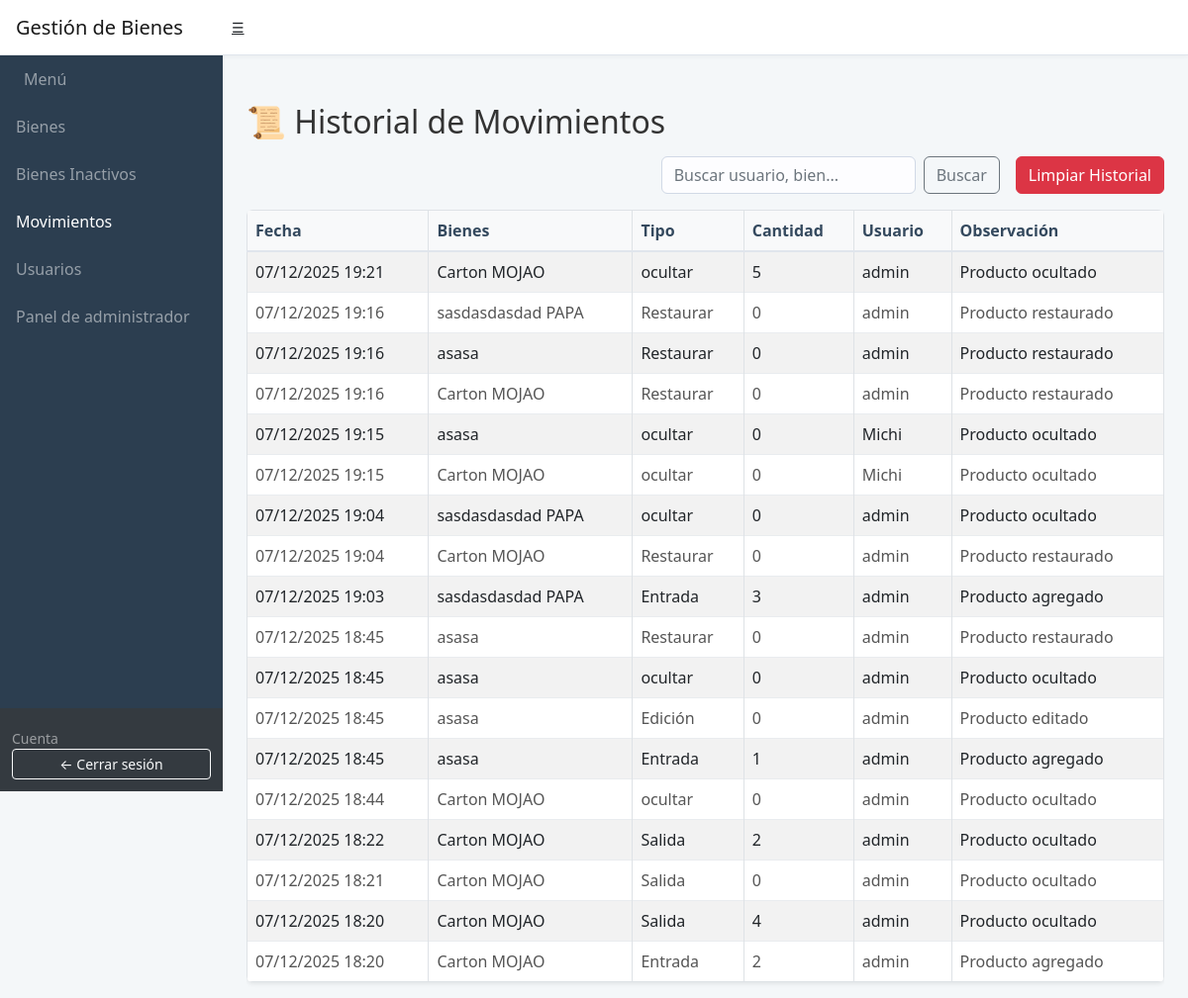
Page /inventario/historial/ (signed in) on the committed database.
### inventario/models.py (models this page shows, shortened)
class Movimiento(models.Model):
    producto = models.ForeignKey(Producto, on_delete=models.PROTECT, null=True)
    tipo_movimiento = models.ForeignKey(TipoMovimiento, on_delete=models.CASCADE)
    cantidad = models.PositiveIntegerField()
    usuario = models.ForeignKey(User, on_delete=models.SET_NULL, null=True)
    observacion = models.TextField(blank=True, null=True)
    fecha = models.DateTimeField(auto_now_add=True)

class Producto(models.Model):
    nombre = models.CharField(max_length=100)
    cantidad = models.IntegerField(default=0)
    codigo = models.CharField(max_length=100, blank=True, null=True)        # CODIGO
    num_de_bien = models.CharField(max_length=100, blank=True, null=True)   # NumDeBien
    descripcion = models.TextField(blank=True, null=True)
    cod_bien = models.CharField(max_length=100, blank=True, null=True)      # CodBien
    concepto = models.TextField(blank=True, null=True)
    valor_unitario = models.DecimalField(max_digits=12, decimal_places=2, default=Decimal('0.00'))
    cantidad_obj = models.ForeignKey(Cantidad, on_delete=models.SET_NULL, null=True, blank=True, related_name='productos')
    codigo_obj = models.ForeignKey(Codigo, on_delete=models.SET_NULL, null=True, blank=True, related_name='productos')
    num_de_bien_obj = models.ForeignKey(NumeroDeBien, on_delete=models.SET_NULL, null=True, blank=True, related_name='productos')
    descripcion_obj = models.ForeignKey(Descripcion, on_delete=models.SET_NULL, null=True, blank=True, related_name='productos')
    cod_bien_obj = models.ForeignKey(CodBien, on_delete=models.SET_NULL, null=True, blank=True, related_name='productos')
    concepto_obj = models.ForeignKey(Concepto, on_delete=models.SET_NULL, null=True, blank=True, related_name='productos')
    valor_unitario_obj = models.ForeignKey(ValorUnitario, on_delete=models.SET_NULL, null=True, blank=True, related_name='productos')
    fecha_agregado = models.DateTimeField(auto_now_add=True)
    activo = models.BooleanField(default=True)
    deleted_at = models.DateTimeField(null=True, blank=True)

class TipoMovimiento(models.Model):
    TIPO_CHOICES = [
        ('entrada', 'Entrada'),
        ('salida', 'Salida'),
        ('edicion', 'Edición'),
        ('INACTIVO', 'Salida'),
        ('restaurar', 'Restaurar'),
    ]
    tipo = models.CharField(max_length=20, choices=TIPO_CHOICES, unique=True)

### inventario/views.py (the view, shortened to what this page needs)
# urls.py: path('historial/', views.historial_view, name='historial'),
@login_required
def historial_view(request):
    query = request.GET.get('q', '')
    if not request.user.is_superuser:
        movimientos = Movimiento.objects.filter(usuario=request.user).select_related('producto', 'usuario', 'tipo_movimiento').order_by('-fecha')
    else:
        movimientos = Movimiento.objects.all().select_related('producto', 'usuario', 'tipo_movimiento').order_by('-fecha')
    context = {
        'movimientos': movimientos,
        'current_query': query,
    }
    return render(request, 'historial.html', context)

### template/historial.html (shortened to what this page needs)
{% extends 'base.html' %}
{% block content %}
<div class="container-fluid px-4">
    <div id="mainContent" class="mt-4">
        <div class="mt-5">
            <h2 class="mb-3">📜 Historial de Movimientos</h2>
            <div class="d-flex justify-content-end mb-3">
                <form method="get" class="d-flex me-3" style="max-width: 400px;">
                    <input class="form-control me-2" type="search" name="q" placeholder="Buscar usuario, bien..." value="{{ current_query|default:'' }}">
                    <button class="btn btn-outline-secondary" type="submit">Buscar</button>
                </form>
                <form method="post" action="{% url 'limpiar_historial_movimientos' %}" onsubmit="return confirm('¿Estás seguro de que deseas limpiar todo el historial de movimientos? Esta acción no se puede deshacer.');">
                    <button type="submit" class="btn btn-danger">
                         Limpiar Historial
                    </button>
                </form>
            </div>
            <div class="table-responsive">
                <table class="table table-striped table-bordered table-hover rounded shadow-sm">
                    <thead>
                        <tr>
                            <th>Fecha</th>
                            <th>Bienes</th>
                            <th>Tipo</th>
                            <th>Cantidad</th>
                            <th>Usuario</th>
                            <th>Observación</th>
                        </tr>
                    </thead>
                    <tbody>
                        {% for mov in movimientos %}
                        <tr>
                            <td>{{ mov.fecha|date:"d/m/Y H:i" }}</td>
                            <td>
                                {% if mov.producto %}
                                    {{ mov.producto.descripcion|default:"(Sin descripción)" }}
                                {% else %}
                                    (Sin producto asociado)
                                {% endif %}
                            </td>
                            <td>{{ mov.tipo_movimiento.get_tipo_display }}</td>
                            <td>{{ mov.cantidad }}</td>
                            <td>{{ mov.usuario.username }}</td>
                            <td>{{ mov.observacion }}</td>
                        </tr>
                        {% empty %}
                        <tr><td colspan="6">No hay movimientos registrados.</td></tr>
                        {% endfor %}
                    </tbody>
                </table>
            </div>
        </div>
    </div>
</div>
{% endblock %}

### template/base.html (shortened to what this page needs)
{% load static %}
<!DOCTYPE html>
<html lang="es">
<head>
    <link href="{% static 'css/styles.css' %}" rel="stylesheet" />
    <link href="{% static 'css/index.css' %}" rel="stylesheet" />
</head>
<body class="sb-nav-fixed">
    <nav class="sb-topnav navbar navbar-expand navbar-light bg-light">
        <a class="navbar-brand ps-3" href="{% url 'dashboard' %}">Gestión de Bienes</a>
        <button class="btn btn-link btn-sm" id="sidebarToggle">☰</button>
    </nav>
    <div id="layoutSidenav">
        <div id="layoutSidenav_nav">
            {% include '_sidebar.html' %}
        </div>
        <div id="layoutSidenav_content">
            <main>
                {% block content %}
                {% endblock %}
            </main>
        </div>
    </div>
</body>
</html>

### template/_sidebar.html (shortened to what this page needs)
<nav class="sb-sidenav accordion sb-sidenav-dark">
    <div class="sb-sidenav-menu">
        <div class="nav">
            <a class="nav-link {% if request.resolver_match.url_name == 'dashboard' %}active{% endif %}" href="{% url 'dashboard' %}">
                Menú
            </a>
            <a class="nav-link {% if request.resolver_match.url_name == 'inventario' %}active{% endif %}" href="{% url 'inventario' %}">
                Bienes
            </a>
            <a class="nav-link {% if request.resolver_match.url_name == 'bienes_inactivos' %}active{% endif %}" href="{% url 'bienes_inactivos' %}">
                Bienes Inactivos
            </a>
            <a class="nav-link {% if request.resolver_match.url_name == 'historial' %}active{% endif %}" href="{% url 'historial' %}">
                Movimientos
            </a>
            <a class="nav-link {% if request.resolver_match.url_name == 'usuarios_log' %}active{% endif %}" href="{% url 'usuarios_log' %}">
                Usuarios
            </a>
            {% if user.is_staff %}
                <a class="nav-link {% if request.resolver_match.url_name == 'admin_panel' %}active{% endif %}" href="{% url 'admin_panel' %}">Panel de administrador</a>
            {% endif %}
        </div>
    </div>
    <div class="sb-sidenav-footer">
        <div class="small mt-2">Cuenta</div>
        <form id="logout-form" action="{% url 'logout' %}" method="post" class="w-100">
            <button type="submit" class="btn btn-sm btn-outline-light w-100 text-left">← Cerrar sesión</button>
        </form>
    </div>
</nav>

### static/css/index.css (style rules this page uses)
body { background-color: #f4f7f9; color: #333; }
#layoutSidenav_content { background-color: #f4f7f9; }
.table { background-color: #ffffff; border-radius: 0.5rem; overflow: hidden; box-shadow: 0 4px 12px rgba(0, 0, 0, 0.04); }
.table thead th { background-color: #f8f9fa; color: #34495e; font-weight: 600; border-bottom: 2px solid #e0e5ec; border-top: none; }
.table tbody td { color: #555; border-top: 1px solid #e9ecef; vertical-align: middle; }
form .form-control, form .form-select { background-color: #fdfdff; border: 1px solid #d1d9e6; border-radius: 0.375rem; transition: border-color 0.2s ease, box-shadow 0.2s ease; }
.sb-sidenav-dark { background-color: var(--custom-dark) !important; }
.sb-sidenav-dark .nav-link.active { color: #fff; }
.sb-topnav { background-color: #ffffff !important; box-shadow: 0 2px 4px rgba(0, 0, 0, 0.04); border-bottom: 1px solid #e0e5ec; }

### rows in the picture
Movimiento: fecha "07/12/2025 19:21", producto.descripcion "Carton MOJAO", tipo_movimiento.tipo "ocultar", cantidad "5", usuario.username "admin", observacion "Producto ocultado"
Movimiento: fecha "07/12/2025 19:16", producto.descripcion "sasdasdasdad PAPA", tipo_movimiento.tipo "Restaurar", cantidad "0", usuario.username "admin", observacion "Producto restaurado"
Movimiento: fecha "07/12/2025 19:16", producto.descripcion "asasa", tipo_movimiento.tipo "Restaurar", cantidad "0", usuario.username "admin", observacion "Producto restaurado"
Movimiento: fecha "07/12/2025 19:16", producto.descripcion "Carton MOJAO", tipo_movimiento.tipo "Restaurar", cantidad "0", usuario.username "admin", observacion "Producto restaurado"
Movimiento: fecha "07/12/2025 19:15", producto.descripcion "asasa", tipo_movimiento.tipo "ocultar", cantidad "0", usuario.username "Michi", observacion "Producto ocultado"
Movimiento: fecha "07/12/2025 19:15", producto.descripcion "Carton MOJAO", tipo_movimiento.tipo "ocultar", cantidad "0", usuario.username "Michi", observacion "Producto ocultado"
Movimiento: fecha "07/12/2025 19:04", producto.descripcion "sasdasdasdad PAPA", tipo_movimiento.tipo "ocultar", cantidad "0", usuario.username "admin", observacion "Producto ocultado"
Movimiento: fecha "07/12/2025 19:04", producto.descripcion "Carton MOJAO", tipo_movimiento.tipo "Restaurar", cantidad "0", usuario.username "admin", observacion "Producto restaurado"
Movimiento: fecha "07/12/2025 19:03", producto.descripcion "sasdasdasdad PAPA", tipo_movimiento.tipo "Entrada", cantidad "3", usuario.username "admin", observacion "Producto agregado"
Movimiento: fecha "07/12/2025 18:45", producto.descripcion "asasa", tipo_movimiento.tipo "Restaurar", cantidad "0", usuario.username "admin", observacion "Producto restaurado"
Movimiento: fecha "07/12/2025 18:45", producto.descripcion "asasa", tipo_movimiento.tipo "ocultar", cantidad "0", usuario.username "admin", observacion "Producto ocultado"
Movimiento: fecha "07/12/2025 18:45", producto.descripcion "asasa", tipo_movimiento.tipo "Edición", cantidad "0", usuario.username "admin", observacion "Producto editado"
Movimiento: fecha "07/12/2025 18:45", producto.descripcion "asasa", tipo_movimiento.tipo "Entrada", cantidad "1", usuario.username "admin", observacion "Producto agregado"
Movimiento: fecha "07/12/2025 18:44", producto.descripcion "Carton MOJAO", tipo_movimiento.tipo "ocultar", cantidad "0", usuario.username "admin", observacion "Producto ocultado"
Movimiento: fecha "07/12/2025 18:22", producto.descripcion "Carton MOJAO", tipo_movimiento.tipo "Salida", cantidad "2", usuario.username "admin", observacion "Producto ocultado"
Movimiento: fecha "07/12/2025 18:21", producto.descripcion "Carton MOJAO", tipo_movimiento.tipo "Salida", cantidad "0", usuario.username "admin", observacion "Producto ocultado"
Movimiento: fecha "07/12/2025 18:20", producto.descripcion "Carton MOJAO", tipo_movimiento.tipo "Salida", cantidad "4", usuario.username "admin", observacion "Producto ocultado"
Movimiento: fecha "07/12/2025 18:20", producto.descripcion "Carton MOJAO", tipo_movimiento.tipo "Entrada", cantidad "2", usuario.username "admin", observacion "Producto agregado"
